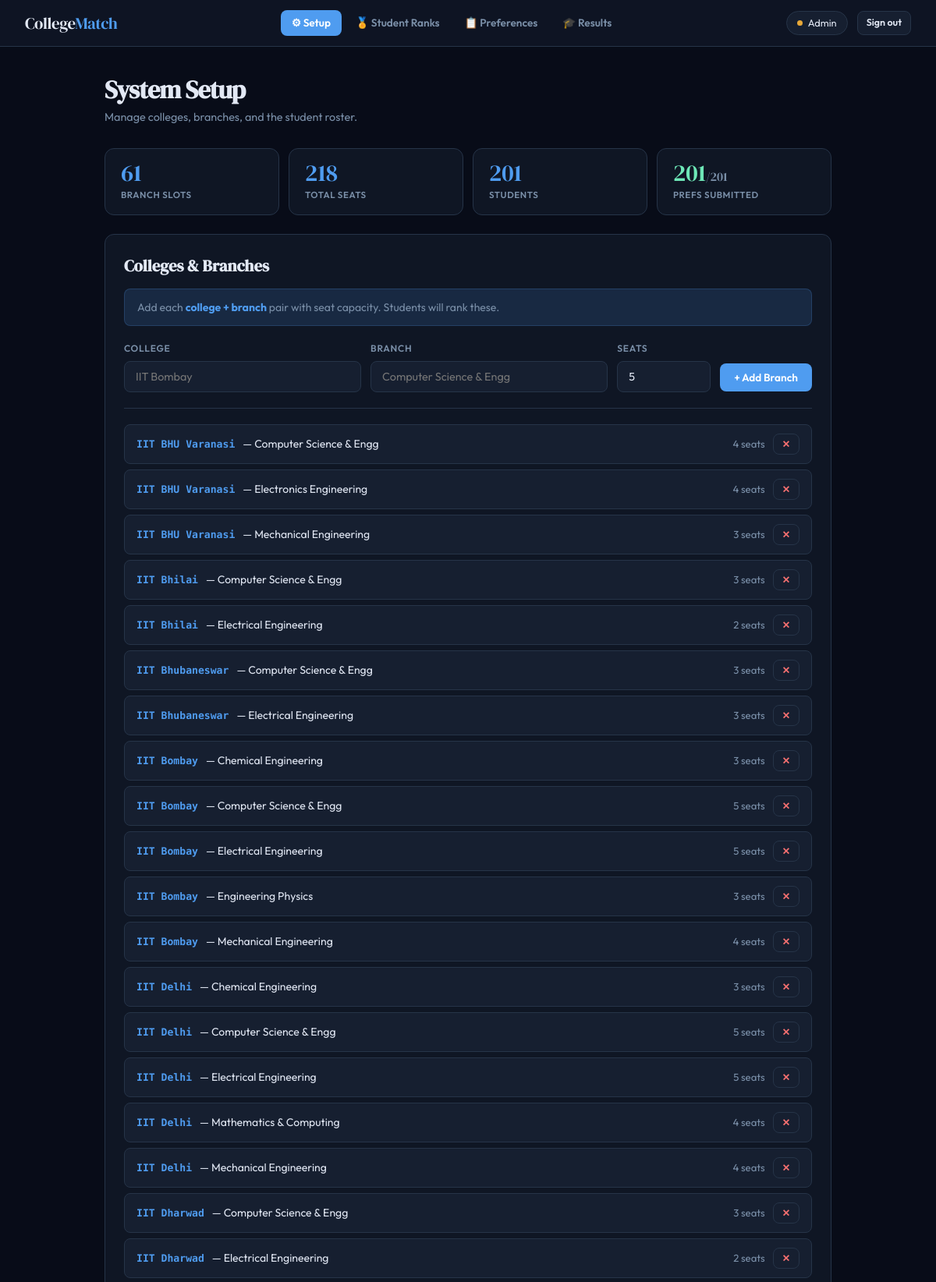
/admin-portal/setup/ (signed in, upper part), run on the app's committed database.
### matching/models.py (models this page shows, shortened)
class Branch(models.Model):
    college = models.CharField(max_length=200)
    branch = models.CharField(max_length=200)
    seats = models.PositiveIntegerField(default=5)
    created_at = models.DateTimeField(auto_now_add=True)
    class Meta:
        ordering = ['college', 'branch']
        unique_together = ['college', 'branch']

### matching/views.py (the view, shortened to what this page needs)
# urls.py: path('admin-portal/setup/', views.admin_setup, name='admin_setup'),
@login_required
@user_passes_test(is_admin, login_url='/login/')
def admin_setup(request):
    branch_form = BranchForm()
    student_form = AdminStudentForm(initial={'password': 'jee2025'})
    branches = Branch.objects.all()
    students = StudentProfile.objects.select_related('user').order_by('air_rank')
    submitted_count = students.filter(has_submitted=True).count()
    total_seats = sum(b.seats for b in branches)
    return render(request, 'matching/admin_setup.html', {
        'branches': branches,
        'students': students,
        'branch_form': branch_form,
        'student_form': student_form,
        'submitted_count': submitted_count,
        'total_seats': total_seats,
    })

### matching/forms.py (shortened to what this page needs)
class BranchForm(forms.ModelForm):
    class Meta:
        model = Branch
        fields = ['college', 'branch', 'seats']
        widgets = {
            'college': forms.TextInput(attrs={'placeholder': 'e.g. IIT Bombay'}),
            'branch': forms.TextInput(attrs={'placeholder': 'e.g. Computer Science & Engg'}),
            'seats': forms.NumberInput(attrs={'min': 1, 'max': 500}),
        }

class AdminStudentForm(forms.Form):
    first_name = forms.CharField(max_length=100, widget=forms.TextInput(attrs={'placeholder': 'First name'}))
    last_name = forms.CharField(max_length=100, required=False, widget=forms.TextInput(attrs={'placeholder': 'Last name'}))
    air_rank = forms.IntegerField(min_value=1, widget=forms.NumberInput(attrs={'placeholder': 'AIR rank'}))
    username = forms.CharField(max_length=150, widget=forms.TextInput(attrs={'placeholder': 'Username'}))
    password = forms.CharField(initial='jee2025', widget=forms.TextInput(attrs={'placeholder': 'jee2025'}))

### matching/views.py (called while the page is built)
def is_admin(user):
    return user.is_staff or user.is_superuser

### matching/templates/matching/admin_setup.html (shortened to what this page needs)
{% extends 'matching/base.html' %}
{% block nav_setup %}active{% endblock %}
{% block content %}
<h1>System Setup</h1>
<p class="page-subtitle">Manage colleges, branches, and the student roster.</p>
<div class="stats-row">
  <div class="stat-box">
    <div class="stat-val">{{ branches.count }}</div>
    <div class="stat-lbl">Branch Slots</div>
  </div>
  <div class="stat-box">
    <div class="stat-val">{{ total_seats }}</div>
    <div class="stat-lbl">Total Seats</div>
  </div>
  <div class="stat-box">
    <div class="stat-val">{{ students.count }}</div>
    <div class="stat-lbl">Students</div>
  </div>
  <div class="stat-box">
    <div class="stat-val" style="color:var(--green)">{{ submitted_count }}<span style="font-size:1rem;color:var(--muted)">/{{ students.count }}</span></div>
    <div class="stat-lbl">Prefs Submitted</div>
  </div>
</div>
<div class="card">
  <h2>Colleges &amp; Branches</h2>
  <div class="info-box">
    Add each <strong>college + branch</strong> pair with seat capacity. Students will rank these.
  </div>
  <form method="post" novalidate>
    <div class="form-row" style="margin-bottom:12px">
      <div class="form-group" style="margin-bottom:0">
        <label>College</label>
        <input type="text" name="college" value="{{ branch_form.college.value|default:'' }}"
               placeholder="IIT Bombay" required>
      </div>
      <div class="form-group" style="margin-bottom:0">
        <label>Branch</label>
        <input type="text" name="branch" value="{{ branch_form.branch.value|default:'' }}"
               placeholder="Computer Science & Engg" required>
      </div>
      <div class="form-group" style="margin-bottom:0;flex:0 0 120px;min-width:100px">
        <label>Seats</label>
        <input type="number" name="seats" value="{{ branch_form.seats.value|default:5 }}" min="1" max="500">
      </div>
      <div class="shrink" style="padding-bottom:1px">
        <button type="submit" class="btn btn-primary">+ Add Branch</button>
      </div>
    </div>
  </form>
  <hr class="sep">
  {% if branches %}
  {% for b in branches %}
  <div class="list-item">
    <div class="list-item-left">
      <span class="college-name">{{ b.college }}</span>
      <span>— {{ b.branch }}</span>
    </div>
    <div class="list-item-right">
      <span class="muted">{{ b.seats }} seat{{ b.seats|pluralize }}</span>
      <form method="post" style="margin:0">
        <button type="submit" class="btn btn-danger btn-sm"
                onclick="return confirmAction('Delete {{ b.college }} — {{ b.branch }}?')">✕</button>
      </form>
    </div>
  </div>
  {% endfor %}
  {% else %}
  <p class="empty">No branches added yet.</p>
  {% endif %}
</div>
{% endblock %}

### matching/static/matching/css/main.css (style rules this page uses)
:root { --bg: #080c18; --surface: #0f1624; --surface2: #161f30; --surface3: #1e2a40; --border: #263448; --accent: #4f9cf0; --accent-dim: rgba(79,156,240,0.15); --gold: #e8a838; --gold-dim: rgba(232,168,56,0.15); --green: #6ee7b7; --green-dim: rgba(110,231,183,0.12); --red: #f87171; --red-dim: rgba(248,113,113,0.12); --purple: #a78bfa; --text: #e2e8f4; --muted: #7a8fa8; --radius: 12px; }
*, *::before, *::after { box-sizing: border-box; margin: 0; padding: 0; }
body { font-family: 'Outfit', sans-serif; background: var(--bg); color: var(--text); min-height: 100vh; font-size: 15px; line-height: 1.5; }
h1 { font-family: 'DM Serif Display', serif; font-size: 2rem; letter-spacing: -0.025em; margin-bottom: 6px; line-height: 1.2; }
h2 { font-family: 'DM Serif Display', serif; font-size: 1.3rem; margin-bottom: 14px; }
.page-subtitle { color: var(--muted); font-size: 0.9rem; margin-bottom: 28px; line-height: 1.5; }
.card { background: var(--surface); border: 1px solid var(--border); border-radius: var(--radius); padding: 24px; margin-bottom: 16px; }
.stats-row { display: grid; grid-template-columns: repeat(auto-fit, minmax(130px, 1fr)); gap: 12px; margin-bottom: 24px; }
.stat-box { background: var(--surface); border: 1px solid var(--border); border-radius: var(--radius); padding: 16px 20px; }
.stat-val { font-family: 'DM Serif Display', serif; font-size: 1.9rem; color: var(--accent); line-height: 1; margin-bottom: 4px; }
.stat-lbl { font-size: 0.72rem; color: var(--muted); text-transform: uppercase; letter-spacing: 0.05em; font-weight: 600; }
.form-row { display: flex; gap: 12px; align-items: flex-end; flex-wrap: wrap; margin-bottom: 0; }
.form-row > * { flex: 1; min-width: 160px; }
.form-row > .shrink { flex: 0 0 auto; min-width: 0; }
.form-group { margin-bottom: 16px; }
label, .field-label { display: block; font-size: 0.75rem; font-weight: 600; letter-spacing: 0.06em; text-transform: uppercase; color: var(--muted); margin-bottom: 7px; }
input[type="text"], input[type="password"], input[type="number"], input[type="email"], select, textarea { width: 100%; padding: 10px 14px; background: var(--surface2); border: 1px solid var(--border); border-radius: 8px; color: var(--text); font-family: 'Outfit', sans-serif; font-size: 0.9rem; outline: none; transition: border-color 0.2s; }
.btn { display: inline-flex; align-items: center; gap: 6px; padding: 9px 18px; border: none; border-radius: 8px; font-family: 'Outfit', sans-serif; font-size: 0.85rem; font-weight: 600; cursor: pointer; transition: all 0.15s; text-decoration: none; white-space: nowrap; }
.btn-primary { background: var(--accent); color: #fff; }
.btn-danger { background: transparent; color: var(--red); border: 1px solid var(--border); }
.btn-sm { padding: 5px 11px; font-size: 0.78rem; }
.info-box { background: var(--accent-dim); border: 1px solid rgba(79,156,240,0.2); border-radius: 8px; padding: 12px 16px; font-size: 0.875rem; color: var(--muted); margin-bottom: 20px; line-height: 1.6; }
.info-box strong { color: var(--accent); }
.list-item { display: flex; align-items: center; justify-content: space-between; padding: 11px 15px; background: var(--surface2); border: 1px solid var(--border); border-radius: 8px; margin-bottom: 7px; font-size: 0.875rem; }
.list-item-left { display: flex; align-items: center; gap: 10px; }
.list-item-right { display: flex; align-items: center; gap: 10px; }
.college-name { color: var(--accent); font-weight: 600; font-family: 'DM Mono', monospace; font-size: 0.82rem; }
.muted { color: var(--muted); font-size: 0.82rem; }
hr.sep { border: none; border-top: 1px solid var(--border); margin: 20px 0; }

### data on the page
Branch: college "IIT BHU Varanasi", branch "Computer Science & Engg", seats "4"
Branch: college "IIT BHU Varanasi", branch "Electronics Engineering", seats "4"
Branch: college "IIT BHU Varanasi", branch "Mechanical Engineering", seats "3"
Branch: college "IIT Bhilai", branch "Computer Science & Engg", seats "3"
Branch: college "IIT Bhilai", branch "Electrical Engineering", seats "2"
Branch: college "IIT Bhubaneswar", branch "Computer Science & Engg", seats "3"
Branch: college "IIT Bhubaneswar", branch "Electrical Engineering", seats "3"
Branch: college "IIT Bombay", branch "Chemical Engineering", seats "3"
Branch: college "IIT Bombay", branch "Computer Science & Engg", seats "5"
Branch: college "IIT Bombay", branch "Electrical Engineering", seats "5"
Branch: college "IIT Bombay", branch "Engineering Physics", seats "3"
Branch: college "IIT Bombay", branch "Mechanical Engineering", seats "4"
Branch: college "IIT Delhi", branch "Chemical Engineering", seats "3"
Branch: college "IIT Delhi", branch "Computer Science & Engg", seats "5"
Branch: college "IIT Delhi", branch "Electrical Engineering", seats "5"
Branch: college "IIT Delhi", branch "Mathematics & Computing", seats "4"
Branch: college "IIT Delhi", branch "Mechanical Engineering", seats "4"
Branch: college "IIT Dharwad", branch "Computer Science & Engg", seats "3"
Branch: college "IIT Dharwad", branch "Electrical Engineering", seats "2"

### other printed values
{{ branches.count }} "61"
{{ total_seats }} "218"
{{ students.count }} "201"
{{ submitted_count }} "201"
